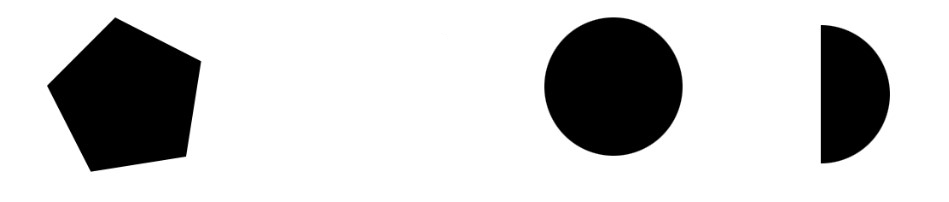
#> input picture resources/images/figure.png, 949 x 202 px
$ python figure.py
#> lines starting #> are read from the running program, lines starting #| are printed output that depends on the picture; after the words box and inside, x2 and y2 are one past the last pixel; in counts of white or black regions, pixels touching at a corner belong together
import cv2

def detect_figure(font, thresh):
    contours, h = cv2.findContours(thresh, 1, 2)

    for cnt in contours:
        approx = cv2.approxPolyDP(cnt, 0.01 * cv2.arcLength(cnt, True), True)
        print("На изображении обнаружена фигура: ")
        if len(approx) == 3:
            print("треугольник")
            cv2.drawContours(img, [cnt], 0, (0, 255, 0), -1)
            cv2.putText(img, 'треугольник', (950, 190), font, 1, color=(120, 120, 255), thickness=2)
        elif len(approx) == 4:
            print("квадрат")
            cv2.drawContours(img, [cnt], 0, (0, 0, 255), -1)
            cv2.putText(img, 'квадрат', (850, 190), font, 1, color=(255, 130, 130), thickness=2)
        elif len(approx) == 9:
            print("полукруг")
            cv2.drawContours(img, [cnt], 0, (255, 255, 0), -1)
            cv2.putText(img, 'полукруг', (750, 190), font, 1, color=(140, 255, 140), thickness=2)
        elif len(approx) == 13:
            print("круг")
            cv2.drawContours(img, [cnt], 0, (0, 255, 255), -1)
            cv2.putText(img, 'круг', (550, 190), font, 1, color=(0, 0, 255), thickness=2)
        else:
            n = len(approx)
            print("%d-угольник" % n)
            cv2.drawContours(img, [cnt], 0, 255, -1)
            cv2.putText(img, "%d-угольник" % n, (0, 200), font, 1, color=(0, 255, 0), thickness=2)


img = cv2.imread('resources/images/figure.png')
#> img is the input picture: shape (202, 949, 3); min 0, max 255, mean 203.7
gray = cv2.cvtColor(img, cv2.COLOR_BGR2GRAY)
font = cv2.FONT_HERSHEY_COMPLEX
ret, thresh = cv2.threshold(gray, 127, 255, 1)
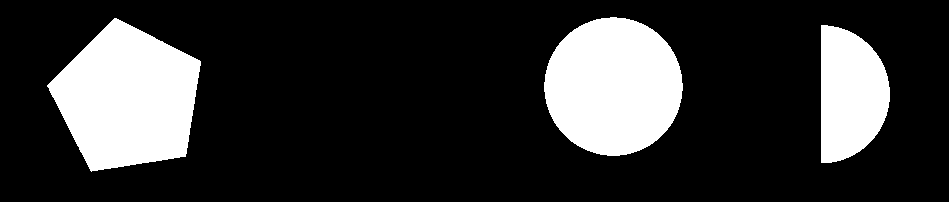
#> thresh: shape (202, 949); 20.1% white; 3 white regions
detect_figure(font, thresh)
#> in detect_figure, `contours, h = cv2.findContours(thresh, 1, 2)`: contours = 3 contours; box (x1, y1, x2, y2) and area: (47, 18, 201, 172) 15817, (544, 17, 683, 156) 14828, (821, 25, 890, 163) 7313; h = [[1, -1, -1, -1], [2, 0, -1, -1], [-1, 1, -1, -1]]
#> the loop in detect_figure, `for cnt in contours:` made 3 passes
#> n on pass 2: 5
#| На изображении обнаружена фигура:
#| полукруг
#| На изображении обнаружена фигура:
#| 5-угольник
#| На изображении обнаружена фигура:
#| круг
#> after the loop in detect_figure, `for cnt in contours:`:
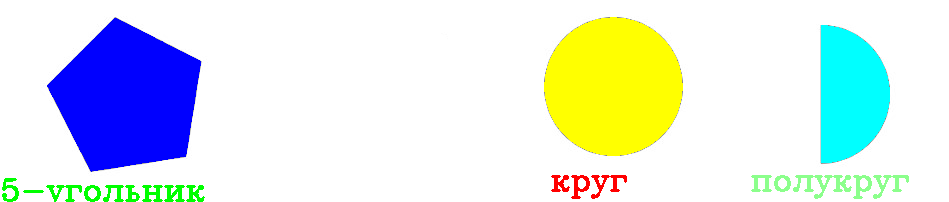
#> img: shape (202, 949, 3); mean B, G, R 230.8, 232.4, 220.4
cv2.imshow('img', img)
cv2.waitKey(0)
cv2.destroyAllWindows()
